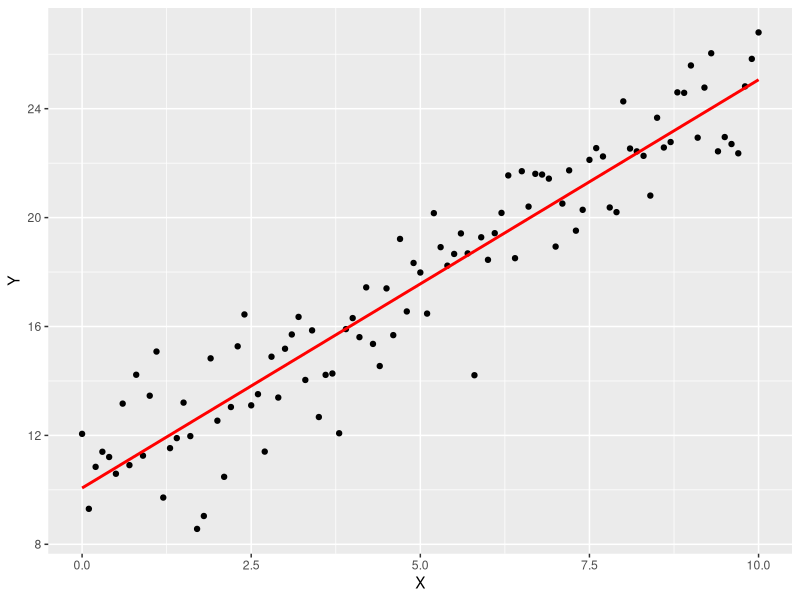

Reproduce this figure in R.
#######################
#Chapter 5, Listing XX to Listing XX
#######################

#Listing XXXX
# Start by cleaning the environment
rm(list=ls())
# Set a random seed for reproducability
set.seed(42)

# Read in library
library(ggplot2)

# Create some X values
X <-  seq(0, 10, 0.1)

# Create some noise so the Y doesn't match perfectly
noise <- rnorm(n=length(X), mean=0, sd=1.5)
Y <-  10 + 1.5 * X + noise

# Join data together
data <- data.frame(X, Y)

# Plot data and line
ggplot(data, aes(X, Y)) + 
  geom_point() +   
  geom_smooth(method = "lm", se = FALSE, col = "red")
